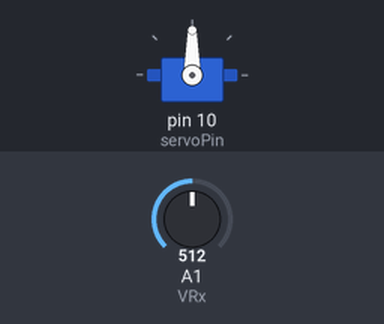
This sketch was run on a simulated Arduino Uno, built with avr-gcc and run on an emulated ATmega328P. Parts: servo. The inputs (shaded band) are chosen by the test bench; at power-on: A1 (VRx) = 512.

Above: at 1.2 s.
1.3 s: A1 (VRx) set to 716
At 2.1 s:
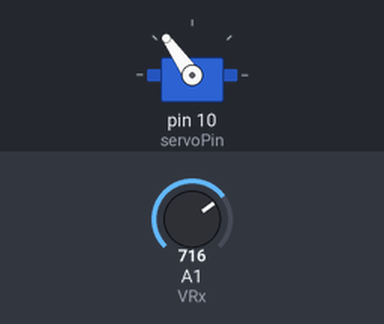
2.8 s: A1 (VRx) set to 900
At 4.0 s:
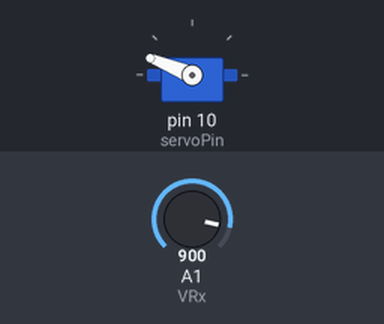
4.3 s: A1 (VRx) set to 1023
At 5.5 s:
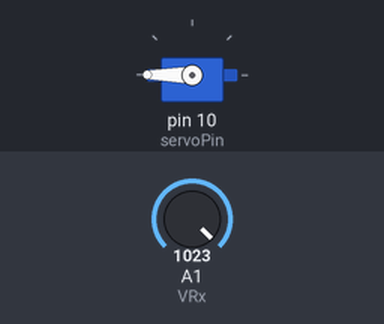
5.8 s: A1 (VRx) set to 306
At 6.8 s:
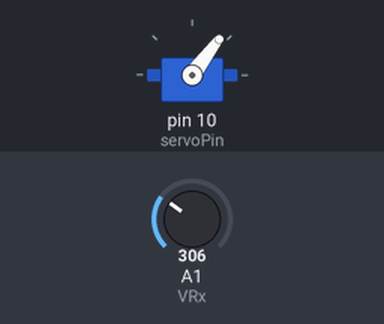
7.3 s: A1 (VRx) set to 122
At 7.7 s:
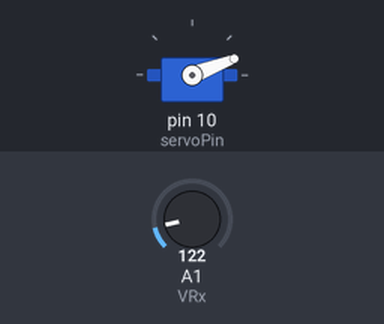
Timing chart, 0 to 9.8 s (numbered marks = the images above; inputs shaded):
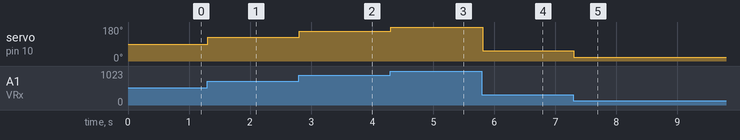

The sketch:

servomotor_opcionb.ino
```cpp
/*
Modificar el programa para que el movimiento de izquierda a derecha del Joystick,
reproduzca el mismo comportamiento que el Servo de 0 a 180 grados.
*/
#include <Servo.h>

const int VRx = A1;
const int servoPin = 10;
Servo servo1;

void setup() {
  servo1.attach(servoPin);
}

void loop() {
  int xPosition = analogRead(VRx);
  int mapX = map(xPosition, 0, 1023, 0, 180);
  servo1.write(mapX);
  delay(10);
}
```

Measured:
- after the input at 1.3 s, servo on pin 10 (servoPin): 90° → 125° at once
- after the input at 2.8 s, servo on pin 10 (servoPin): 125° → 158° at once
- after the input at 4.3 s, servo on pin 10 (servoPin): 158° → 180° at once
- after the input at 5.8 s, servo on pin 10 (servoPin): 180° → 53° at once
- after the input at 7.3 s, servo on pin 10 (servoPin): 53° → 21° at once
